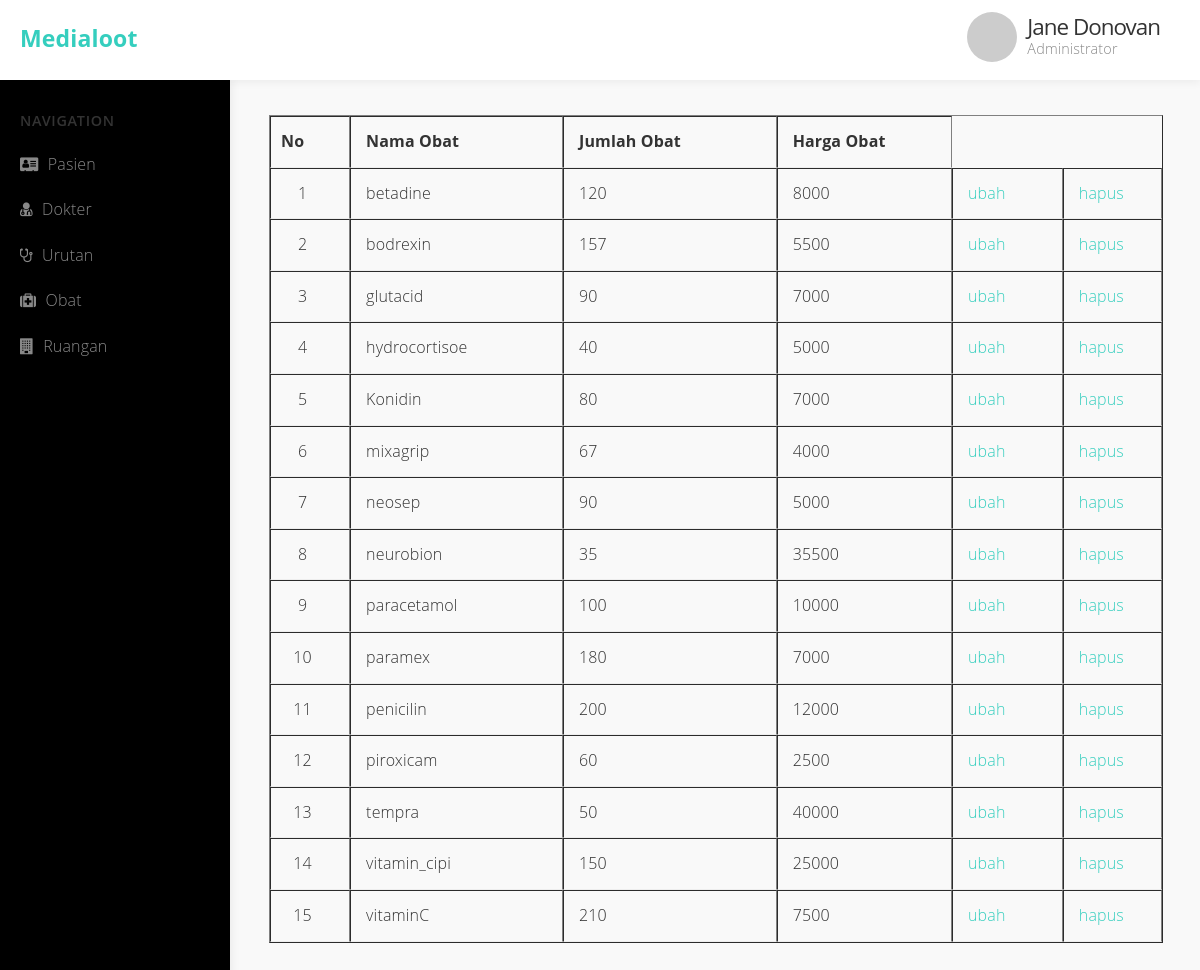
The app's page /admin/admin_obat.php with its own data.
### tables this page shows
CREATE TABLE `obat` (
  `id_obat` int(255) NOT NULL,
  `nama_obat` varchar(200) NOT NULL,
  `jumlah_obat` int(200) NOT NULL,
  `harga_obat` int(255) NOT NULL
);

### fungsi.php (called while the page is built, shortened)
<?php
$koneksi_database= mysqli_connect("localhost","root","","medicio");
function AmbilDataDariFunction($DataDariIndex){
    global $koneksi_database;
    $hasil=mysqli_query($koneksi_database,$DataDariIndex);
    $WadahData=[];
    while ($DataDariSQL=mysqli_fetch_assoc($hasil)){
        $WadahData[]=$DataDariSQL;
    }
    return $WadahData;
}
 ?>

### admin/admin_obat.php (the view, shortened to what this page needs)
<?php
require '../fungsi.php';
$Data = AmbilDataDariFunction("SELECT*FROM obat");
 ?>
<!DOCTYPE html>
<html lang="en">
<head>
	<link rel="stylesheet" href="css/font-awesome.min.css">
	<link rel="stylesheet" href="css/normalize.css">
	<link rel="stylesheet" href="css/milligram.min.css">
	<link rel="stylesheet" href="css/styles.css">
</head>
<body>
	<div class="navbar">
		<div class="row">
			<div class="column column-30 col-site-title"><a href="#" class="site-title float-left">Medialoot</a></div>
			<div class="column column-30">
				<div class="user-section"><a href="#">
					<img src="http://via.placeholder.com/50x50" alt="profile photo" class="circle float-left profile-photo" width="50" height="auto">
					<div class="username">
						<h4>Jane Donovan</h4>
						<p>Administrator</p>
					</div>
				</a></div>
			</div>
		</div>
	</div>
	<div class="row">
		<div id="sidebar" class="column" style="background-color: black;">
			<h5>Navigation</h5>
			<ul>
				<li><a href="admin_pasien.php"><em class="fa fa-address-card"></em> Pasien</a></li>
				<li><a href="admin_dokter.php"><em class="fa fa-user-md"></em> Dokter</a></li>
				<li><a href="admin_urutan.php"><em class="fa fa-stethoscope"></em> Urutan</a></li>
				<li><a href="admin_obat.php"><em class="fa fa-medkit"></em> Obat</a></li>
				<li><a href="admin_ruangan.php"><em class="fa fa-building"></em> Ruangan</a></li>
			</ul>
		</div>
		<section id="main-content" class="column column-offset-20">
		<div style="overflow-x:auto;">
			<table border="1" cellpadding="10" cellspacing="0">
				<tr>
					<th style="padding-left: 10px;">No</th>
					<th>Nama Obat</th>
					<th>Jumlah Obat</th>
					<th>Harga Obat</th>
				</tr>
				<?php $i=1; ?>
				<?php foreach ($Data as $baris) : ?>
				<tr>
					<td style="text-align: center;"><?= $i; ?></td>
					<td><?= $baris["nama_obat"]; ?></td>
					<td><?php echo $baris["jumlah_obat"]; ?></td>
					<td><?php echo $baris["harga_obat"] ?></td>
					<td>
						<a href="update/update_obat.php?nama_obat=<?php echo $baris["nama_obat"]; ?>">ubah</a>
					</td>
					<td>
						<a href="delete_obat.php?nama_obat=<?= $baris["nama_obat"]; ?>"
							onclick="return confirm('yakin???');">hapus</a>
					</td>
				</tr>
				<?php $i++; ?>
				<?php endforeach; ?>
			</table>
			</div>
		</section>
	</div>
</body>
</html>

### admin/css/styles.css (style rules this page uses)
body { background: #f9f9f9; height: 100%; width: 100%; overflow-x: hidden; font-size: 1.6em; font-family: "Open Sans", "Helvetica Neue", Helvetica, Arial, sans-serif; color: #333; }
h1, h2, h3, h4, h5, h6 { font-weight: 500; letter-spacing: -.1rem; margin-bottom: 2.0rem; margin-top: 0; }
h4 { font-size: 1.4em; }
h5, h6 { color: #555; text-transform: uppercase; font-size: 0.9em; letter-spacing: .05em; font-weight: 600; margin-bottom: 1rem; }
a { color: #35cebe; }
.circle { border-radius: 499rem; }
td, th { border-bottom: 0.1rem solid #eee; }
.navbar { position: fixed; z-index: 1; width: 100%; background: #fff; height: 80px; padding: 20px 0; box-shadow: 0px 3px 8px rgba(0, 0, 0, 0.05); }
.navbar a.site-title { color: #222; color: #35cebe; font-size: 2.3rem; font-weight: bold; display: block; margin: 0 20px 10px 20px; }
#sidebar { position: fixed; z-index: 0; width: 20% !important; background: #fff; padding: 10px 30px !important; box-shadow: 3px 0px 8px rgba(0, 0, 0, 0.05); margin-top: 80px; height: 100%; }
#sidebar h1, #sidebar h2, #sidebar h3, #sidebar h4, #sidebar h5, #sidebar h6 { color: #333; margin-top: 20px; margin-bottom: 0; }
#sidebar ul { margin-top: 10px; margin-left: -20px; margin-right: -30px; }
#sidebar ul li { list-style: none; margin: 0; padding: 0; }
#sidebar ul li a { display: block; padding: 10px 20px; color: #888; }
#sidebar ul li a .fa { margin-right: 5px; }
#main-content { width: 80% !important; padding: 20px 3.5rem !important; margin-top: 95px; margin-right: 12px; }
.user-section { margin-top: -8px; margin-right: 40px; }
.user-section a { float: right; }
.user-section img { margin-right: 10px; float: left; }
.user-section .username { color: #333; float: right; text-align: left; }
.user-section .username h4 { margin-bottom: -.5rem; }
.user-section .username p { color: #888; font-size: .9em; }

### records on screen
obat: nama_obat "betadine", jumlah_obat "120", harga_obat "8000"
obat: nama_obat "bodrexin", jumlah_obat "157", harga_obat "5500"
obat: nama_obat "glutacid", jumlah_obat "90", harga_obat "7000"
obat: nama_obat "hydrocortisoe", jumlah_obat "40", harga_obat "5000"
obat: nama_obat "Konidin", jumlah_obat "80", harga_obat "7000"
obat: nama_obat "mixagrip", jumlah_obat "67", harga_obat "4000"
obat: nama_obat "neosep", jumlah_obat "90", harga_obat "5000"
obat: nama_obat "neurobion", jumlah_obat "35", harga_obat "35500"
obat: nama_obat "paracetamol", jumlah_obat "100", harga_obat "10000"
obat: nama_obat "paramex", jumlah_obat "180", harga_obat "7000"
obat: nama_obat "penicilin", jumlah_obat "200", harga_obat "12000"
obat: nama_obat "piroxicam", jumlah_obat "60", harga_obat "2500"
obat: nama_obat "tempra", jumlah_obat "50", harga_obat "40000"
obat: nama_obat "vitamin_cipi", jumlah_obat "150", harga_obat "25000"
obat: nama_obat "vitaminC", jumlah_obat "210", harga_obat "7500"
